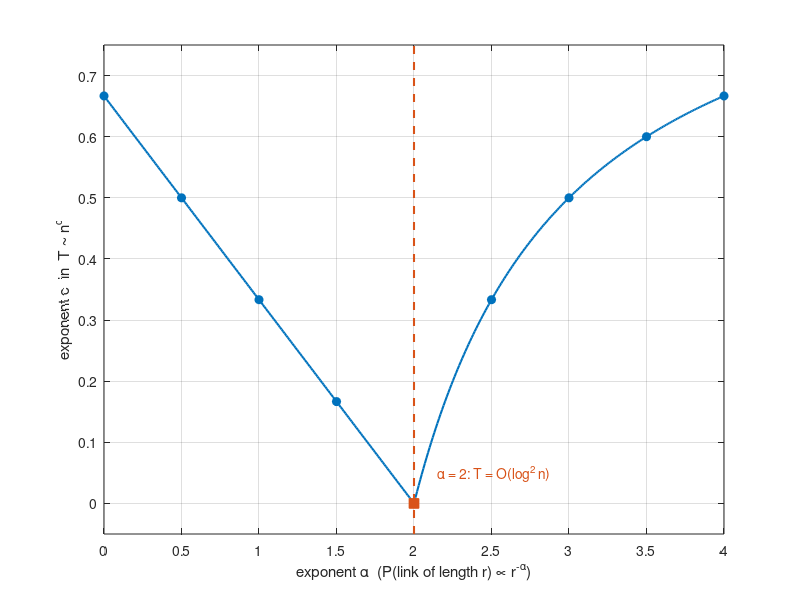

This figure's MATLAB source:
% Kleinberg (2000): expected number of greedy-routing steps T ~ n^c on an n x n lattice (d = 2)
% where long-range links have length r with probability ~ r^(-alpha).
%   alpha < 2:  c = (2 - alpha)/3
%   alpha > 2:  c = (alpha - 2)/(alpha - 1)
%   alpha = 2:  T = O(log^2 n)
blue   = [0 0.4470 0.7410];
orange = [0.8500 0.3250 0.0980];

a1 = linspace(0, 2, 200);  c1 = (2 - a1) / 3;
a2 = linspace(2, 4, 200);  c2 = (a2 - 2) ./ (a2 - 1);
m1 = 0:0.5:2;              m2 = 2.5:0.5:4;

figure('Color','w'); hold on;
plot(a1, c1, '-', 'Color', blue, 'LineWidth', 1.5);
plot(a2, c2, '-', 'Color', blue, 'LineWidth', 1.5);
plot(m1, (2 - m1)/3, 'o', 'Color', blue, 'MarkerSize', 6, 'MarkerFaceColor', blue);
plot(m2, (m2 - 2)./(m2 - 1), 'o', 'Color', blue, 'MarkerSize', 6, 'MarkerFaceColor', blue);
plot([2 2], [-0.05 0.75], '--', 'Color', orange, 'LineWidth', 1.5);
plot(2, 0, 's', 'Color', orange, 'MarkerSize', 7, 'MarkerFaceColor', orange);
hold off;

xlim([0 4]); ylim([-0.05 0.75]);
set(gca, 'XTick', 0:0.5:4, 'YTick', 0:0.1:0.7);
grid on; box on;
xlabel('exponent \alpha  (P(link of length r) \propto r^{-\alpha})'); ylabel('exponent c  in  T \sim n^c');
text(2.15, 0.05, '\alpha = 2: T = O(log^2 n)', 'Color', orange);
